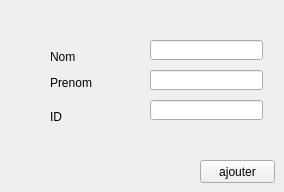
      <widget class="QWidget" name="tab_14">
       <attribute name="title">
        <string>ajout fournisseur </string>
       </attribute>
       <widget class="QPushButton" name="ajouterr">
        <property name="geometry">
         <rect>
          <x>200</x>
          <y>160</y>
          <width>75</width>
          <height>23</height>
         </rect>
        </property>
        <property name="text">
         <string>ajouter</string>
        </property>
       </widget>
       <widget class="QLabel" name="label_4">
        <property name="geometry">
         <rect>
          <x>50</x>
          <y>50</y>
          <width>47</width>
          <height>13</height>
         </rect>
        </property>
        <property name="text">
         <string>Nom</string>
        </property>
       </widget>
       <widget class="QLabel" name="label_8">
        <property name="geometry">
         <rect>
          <x>50</x>
          <y>73</y>
          <width>47</width>
          <height>20</height>
         </rect>
        </property>
        <property name="text">
         <string>Prenom</string>
        </property>
       </widget>
       <widget class="QLabel" name="label_68">
        <property name="geometry">
         <rect>
          <x>50</x>
          <y>110</y>
          <width>47</width>
          <height>13</height>
         </rect>
        </property>
        <property name="text">
         <string>ID</string>
        </property>
       </widget>
       <widget class="QLineEdit" name="lineEdit_Nom">
        <property name="geometry">
         <rect>
          <x>150</x>
          <y>40</y>
          <width>113</width>
          <height>20</height>
         </rect>
        </property>
       </widget>
       <widget class="QLineEdit" name="lineEdit_Prenom">
        <property name="geometry">
         <rect>
          <x>150</x>
          <y>70</y>
          <width>113</width>
          <height>20</height>
         </rect>
        </property>
       </widget>
       <widget class="QLineEdit" name="lineEdit_ID">
        <property name="geometry">
         <rect>
          <x>150</x>
          <y>100</y>
          <width>113</width>
          <height>20</height>
         </rect>
        </property>
       </widget>
      </widget>
